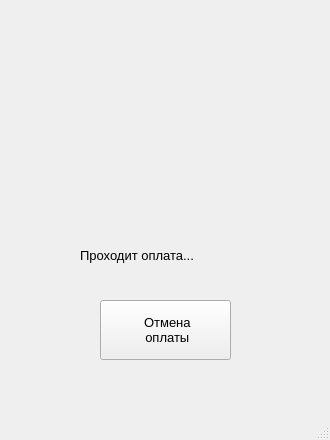
<?xml version="1.0" encoding="UTF-8"?>
<ui version="4.0">
 <class>MainWindow</class>
 <widget class="QMainWindow" name="MainWindow">
  <property name="geometry">
   <rect>
    <x>0</x>
    <y>0</y>
    <width>330</width>
    <height>440</height>
   </rect>
  </property>
  <property name="windowTitle">
   <string>MainWindow</string>
  </property>
  <widget class="QWidget" name="centralwidget">
   <widget class="QLabel" name="label3">
    <property name="geometry">
     <rect>
      <x>80</x>
      <y>240</y>
      <width>151</width>
      <height>31</height>
     </rect>
    </property>
    <property name="font">
     <font>
      <pointsize>10</pointsize>
     </font>
    </property>
    <property name="text">
     <string>Проходит оплата...</string>
    </property>
   </widget>
   <widget class="QPushButton" name="OtmenaButton">
    <property name="geometry">
     <rect>
      <x>100</x>
      <y>300</y>
      <width>131</width>
      <height>60</height>
     </rect>
    </property>
    <property name="font">
     <font>
      <family>Segoe UI</family>
      <pointsize>10</pointsize>
     </font>
    </property>
    <property name="text">
     <string> Отмена
 оплаты</string>
    </property>
    <property name="icon">
     <iconset>
      <normaloff>../images for project/otmena_icon.png</normaloff>../images for project/otmena_icon.png</iconset>
    </property>
    <property name="iconSize">
     <size>
      <width>40</width>
      <height>40</height>
     </size>
    </property>
   </widget>
  </widget>
  <widget class="QMenuBar" name="menubar">
   <property name="geometry">
    <rect>
     <x>0</x>
     <y>0</y>
     <width>330</width>
     <height>26</height>
    </rect>
   </property>
  </widget>
  <widget class="QStatusBar" name="statusbar"/>
 </widget>
 <resources/>
 <connections/>
</ui>
